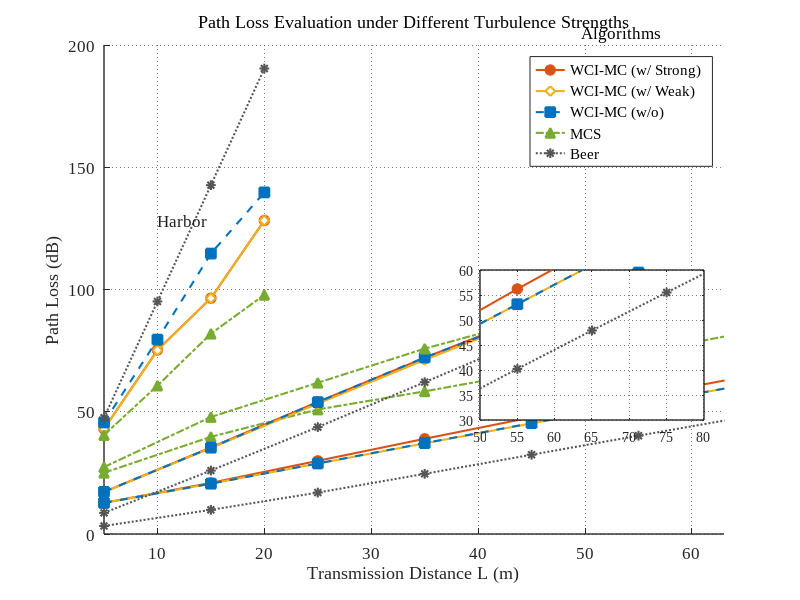
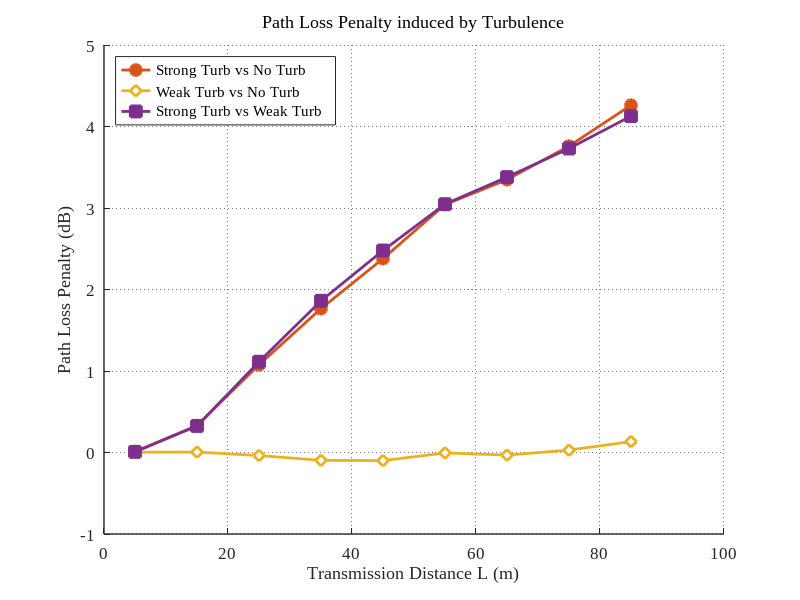
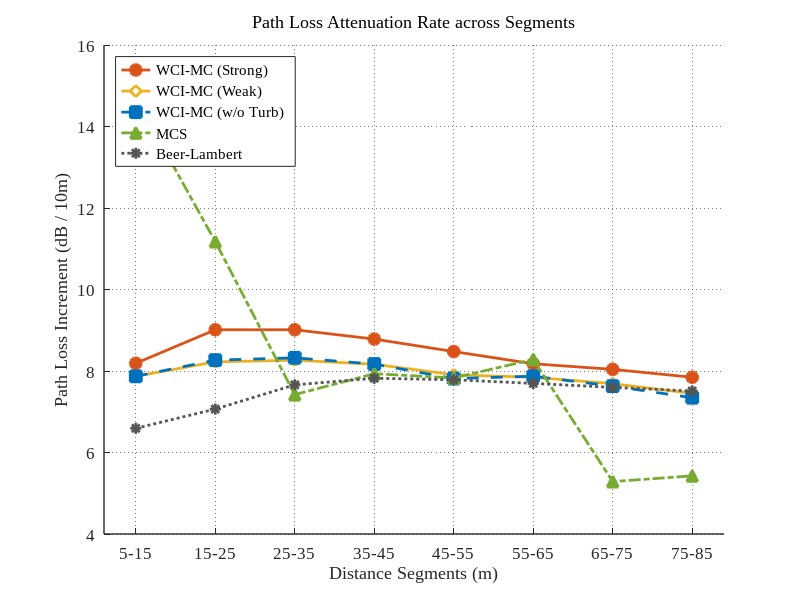

These charts were generated, in order, by the following MATLAB code:
%% Exp2: Plotting Macroscopic Channel Characteristics (Algorithm Color Mapping)
clc; clear; close all;
        
try
    d_WCI = load('data_exp2_WCIMC.mat');
    d_HG  = load('data_exp2_HGPIS.mat');
    d_MCS = load('data_exp2_MCS.mat');
catch
    error('未能找到数据文件，请确保先运行前三个仿真脚本。');
end

dist_cell = d_WCI.dist_cell;
num_W = length(dist_cell);

coef_c_arr = [0.1514, 0.398, 2.190]; 
w0 = 0.002;                          
theta_half_div = 0.1 * pi / 180 / 2; 
Rx_Aperture = 0.05;                  
r_rx = Rx_Aperture / 2;              

c_Strong = '#D95319'; 
c_Weak   = '#EDB120'; 
c_NoTurb = '#0072BD'; 
c_MCS    = '#77AC30'; 
c_Beer   = '#555555'; 

short_wt_names = {'Clear', 'Coastal', 'Harbor'}; 

figure('Name', 'Path Loss vs Distance', 'Color', 'w', 'Position', [100, 100, 640, 480]);
hold on;

h_leg = []; 

for w = 1:num_W
    dist_axis = dist_cell{w};
    c_val = coef_c_arr(w);
    wt_name = short_wt_names{w};
    
    W_geo = w0 + dist_axis .* tan(theta_half_div);
    geom_loss = 1 - exp(-2 .* (r_rx.^2) ./ (W_geo.^2));
    PL_Beer = -10 * log10(max(exp(-c_val .* dist_axis) .* geom_loss, 1e-300));
    
    h1 = plot(dist_axis, -d_WCI.PL_Cell_WCI_Strong{w}, '-', 'Color', c_Strong, ...
                   'Marker', 'o', 'LineWidth', 1.5, 'MarkerSize', 7, 'MarkerFaceColor', c_Strong);
    h2 = plot(dist_axis, -d_WCI.PL_Cell_WCI_Weak{w}, '-', 'Color', c_Weak, ...
                   'Marker', 'd', 'LineWidth', 1.5, 'MarkerSize', 7, 'MarkerFaceColor', 'w');
    h3 = plot(dist_axis, -d_HG.PL_Cell_HG{w}, '--', 'Color', c_NoTurb, ...
                   'Marker', 's', 'LineWidth', 1.5, 'MarkerSize', 7, 'MarkerFaceColor', c_NoTurb);
    h4 = plot(dist_axis, -d_MCS.PL_Cell_MCS{w}, '-.', 'Color', c_MCS, ...
                   'Marker', '^', 'LineWidth', 1.5, 'MarkerSize', 7, 'MarkerFaceColor', c_MCS);
    h5 = plot(dist_axis, PL_Beer, ':', 'Color', c_Beer, ...
                   'Marker', '*', 'LineWidth', 1.5, 'MarkerSize', 7, 'MarkerFaceColor', c_Beer);
    
    if w == 1
        h_leg = [h1, h2, h3, h4, h5];
    end
    
    x_end = dist_axis(end);
    y_end = -d_WCI.PL_Cell_WCI_Strong{w}(end);
    text(x_end - 10, y_end, wt_name, 'FontSize', 12, 'FontWeight', 'normal', ...
         'Color', '#222222', 'HorizontalAlignment', 'left', 'FontName', 'Times New Roman');
end

grid on; set(gca, 'GridLineStyle', ':', 'GridAlpha', 0.6);
xlabel('Transmission Distance L (m)', 'FontSize', 14, 'FontWeight', 'normal', 'FontName', 'Times New Roman');
ylabel('Path Loss (dB)', 'FontSize', 14, 'FontWeight', 'normal', 'FontName', 'Times New Roman');
title('Path Loss Evaluation under Different Turbulence Strengths', 'FontSize', 14, 'FontWeight', 'normal', 'FontName', 'Times New Roman');
xlim([5, 63]); 
leg_labels = {'WCI-MC (w/ Strong)', 'WCI-MC (w/ Weak)', 'WCI-MC (w/o)', 'MCS', 'Beer'};
lgd = legend(h_leg, leg_labels, 'Location', 'northeast', 'FontSize', 12, 'FontName', 'Times New Roman');
title(lgd, 'Algorithms', 'FontWeight', 'normal', 'FontName', 'Times New Roman');
set(gca, 'FontSize', 12, 'LineWidth', 1, 'FontName', 'Times New Roman');

%%
% =========================================================
% 附加：为纯净海水 (Clear) 绘制局部放大图 (Inset Plot)
% =========================================================
x_zoom = [50, 80];   
y_zoom = [30, 60]; 

ax_inset = axes('Position', [0.6, 0.30, 0.28, 0.25]); 
hold(ax_inset, 'on');
box(ax_inset, 'on');

w_zoom = 1;
dist_zoom = dist_cell{w_zoom};
c_val_zoom = coef_c_arr(w_zoom);

W_geo_zoom = w0 + dist_zoom .* tan(theta_half_div);
geom_loss_zoom = 1 - exp(-2 .* (r_rx.^2) ./ (W_geo_zoom.^2));
PL_Beer_zoom = -10 * log10(max(exp(-c_val_zoom .* dist_zoom) .* geom_loss_zoom, 1e-300));

plot(ax_inset, dist_zoom, -d_WCI.PL_Cell_WCI_Strong{w_zoom}, '-', 'Color', c_Strong, ...
    'Marker', 'o', 'LineWidth', 1.5, 'MarkerSize', 7, 'MarkerFaceColor', c_Strong);
plot(ax_inset, dist_zoom, -d_WCI.PL_Cell_WCI_Weak{w_zoom}, '-', 'Color', c_Weak, ...
    'Marker', 'd', 'LineWidth', 1.5, 'MarkerSize', 7, 'MarkerFaceColor', 'w');
plot(ax_inset, dist_zoom, -d_HG.PL_Cell_HG{w_zoom}, '--', 'Color', c_NoTurb, ...
    'Marker', 's', 'LineWidth', 1.5, 'MarkerSize', 7, 'MarkerFaceColor', c_NoTurb);
plot(ax_inset, dist_zoom, -d_MCS.PL_Cell_MCS{w_zoom}, '-.', 'Color', c_MCS, ...
    'Marker', '^', 'LineWidth', 1.5, 'MarkerSize', 7, 'MarkerFaceColor', c_MCS);
plot(ax_inset, dist_zoom, PL_Beer_zoom, ':', 'Color', c_Beer, ...
    'Marker', '*', 'LineWidth', 1.5, 'MarkerSize', 7, 'MarkerFaceColor', c_Beer);

xlim(ax_inset, x_zoom);
ylim(ax_inset, y_zoom);
grid(ax_inset, 'on');
set(ax_inset, 'GridLineStyle', ':', 'GridAlpha', 0.6, 'FontSize', 10, 'LineWidth', 1, 'FontName', 'Times New Roman');

%%
w_clear = 1; 
dist_clear = dist_cell{w_clear};

PL_Strong = -d_WCI.PL_Cell_WCI_Strong{w_clear};
PL_Weak   = -d_WCI.PL_Cell_WCI_Weak{w_clear};
PL_NoTurb = -d_HG.PL_Cell_HG{w_clear};
PL_MCS    = -d_MCS.PL_Cell_MCS{w_clear};

diff_Strong_NoTurb = PL_Strong - PL_NoTurb;
diff_Weak_NoTurb   = PL_Weak - PL_NoTurb;  
diff_Strong_Weak   = PL_Strong - PL_Weak;  

W_geo_clear = w0 + dist_clear .* tan(theta_half_div);
geom_loss_clear = 1 - exp(-2 .* (r_rx.^2) ./ (W_geo_clear.^2));
PL_Beer_clear = -10 * log10(max(exp(-coef_c_arr(w_clear) .* dist_clear) .* geom_loss_clear, 1e-300));

delta_L = diff(dist_clear);
inc10_Strong = (diff(PL_Strong) ./ delta_L) * 10;
inc10_Weak   = (diff(PL_Weak) ./ delta_L) * 10;
inc10_NoTurb = (diff(PL_NoTurb) ./ delta_L) * 10;
inc10_MCS    = (diff(PL_MCS) ./ delta_L) * 10;
inc10_Beer   = (diff(PL_Beer_clear) ./ delta_L) * 10;

fprintf('\n========================================================================\n');
fprintf('纯净海水 (Clear) 场景下各数据点路径衰减及差值统计 (单位: dB)\n');
fprintf('========================================================================\n');
fprintf('%-8s | %-14s | %-14s | %-14s\n', '距离 (m)', '强湍流-无湍流', '弱湍流-无湍流', '强湍流-弱湍流');
fprintf('------------------------------------------------------------------------\n');
for i = 1:length(dist_clear)
    fprintf('%-8.1f | %-14.4f | %-14.4f | %-14.4f\n', ...
        dist_clear(i), diff_Strong_NoTurb(i), diff_Weak_NoTurb(i), diff_Strong_Weak(i));
end
fprintf('========================================================================\n');

fprintf('\n========================================================================================\n');
fprintf('纯净海水 (Clear) 路径衰减每10m增量统计 (单位: dB/10m)\n');
fprintf('========================================================================================\n');
fprintf('%-12s | %-10s | %-10s | %-10s | %-10s | %-10s\n', '距离段 (m)', '强湍流', '弱湍流', '无湍流', 'MCS', 'Beer解析');
fprintf('----------------------------------------------------------------------------------------\n');
for i = 1:length(delta_L)
    segment_str = sprintf('%.0f-%.0f', dist_clear(i), dist_clear(i+1));
    fprintf('%-12s | %-10.4f | %-10.4f | %-10.4f | %-10.4f | %-10.4f\n', ...
        segment_str, inc10_Strong(i), inc10_Weak(i), inc10_NoTurb(i), inc10_MCS(i), inc10_Beer(i));
end
fprintf('========================================================================================\n');

figure('Name', 'Turbulence Penalty', 'Color', 'w', 'Position', [150, 150, 640, 480]);
hold on;

plot(dist_clear, diff_Strong_NoTurb, '-o', 'Color', c_Strong, 'LineWidth', 2, 'MarkerSize', 8, 'MarkerFaceColor', c_Strong);
plot(dist_clear, diff_Weak_NoTurb, '-d', 'Color', c_Weak, 'LineWidth', 2, 'MarkerSize', 8, 'MarkerFaceColor', 'w');
plot(dist_clear, diff_Strong_Weak, '-s', 'Color', '#7E2F8E', 'LineWidth', 2, 'MarkerSize', 8, 'MarkerFaceColor', '#7E2F8E');

grid on; set(gca, 'GridLineStyle', ':', 'GridAlpha', 0.6);
xlabel('Transmission Distance L (m)', 'FontSize', 14, 'FontWeight', 'normal', 'FontName', 'Times New Roman');
ylabel('Path Loss Penalty (dB)', 'FontSize', 14, 'FontWeight', 'normal', 'FontName', 'Times New Roman');
title('Path Loss Penalty induced by Turbulence', 'FontSize', 14, 'FontWeight', 'normal', 'FontName', 'Times New Roman');
legend({'Strong Turb vs No Turb', 'Weak Turb vs No Turb', 'Strong Turb vs Weak Turb'}, ...
       'Location', 'northwest', 'FontSize', 12, 'FontName', 'Times New Roman');
set(gca, 'FontSize', 12, 'LineWidth', 1, 'FontName', 'Times New Roman');

figure('Name', 'Path Loss Increment per 10m', 'Color', 'w', 'Position', [200, 200, 640, 480]);
hold on;

L_mid = (dist_clear(1:end-1) + dist_clear(2:end)) / 2;

plot(L_mid, inc10_Strong, '-o', 'Color', c_Strong, 'LineWidth', 2, 'MarkerSize', 8, 'MarkerFaceColor', c_Strong);
plot(L_mid, inc10_Weak, '-d', 'Color', c_Weak, 'LineWidth', 2, 'MarkerSize', 8, 'MarkerFaceColor', 'w');
plot(L_mid, inc10_NoTurb, '--s', 'Color', c_NoTurb, 'LineWidth', 2, 'MarkerSize', 8, 'MarkerFaceColor', c_NoTurb);
plot(L_mid, inc10_MCS, '-.^', 'Color', c_MCS, 'LineWidth', 2, 'MarkerSize', 8, 'MarkerFaceColor', c_MCS);
plot(L_mid, inc10_Beer, ':*', 'Color', c_Beer, 'LineWidth', 2, 'MarkerSize', 8, 'MarkerFaceColor', c_Beer);

grid on; set(gca, 'GridLineStyle', ':', 'GridAlpha', 0.6);

xtick_labels = cell(1, length(delta_L));
for i = 1:length(delta_L)
    xtick_labels{i} = sprintf('%.0f-%.0f', dist_clear(i), dist_clear(i+1));
end

set(gca, 'XTick', L_mid, 'XTickLabel', xtick_labels);
xlim([L_mid(1)-4, L_mid(end)+4]);

xlabel('Distance Segments (m)', 'FontSize', 14, 'FontWeight', 'normal', 'FontName', 'Times New Roman');
ylabel('Path Loss Increment (dB / 10m)', 'FontSize', 14, 'FontWeight', 'normal', 'FontName', 'Times New Roman');
title('Path Loss Attenuation Rate across Segments', 'FontSize', 14, 'FontWeight', 'normal', 'FontName', 'Times New Roman');
legend({'WCI-MC (Strong)', 'WCI-MC (Weak)', 'WCI-MC (w/o Turb)', 'MCS', 'Beer-Lambert'}, ...
       'Location', 'northwest', 'FontSize', 12, 'FontName', 'Times New Roman');
set(gca, 'FontSize', 12, 'LineWidth', 1, 'FontName', 'Times New Roman');
